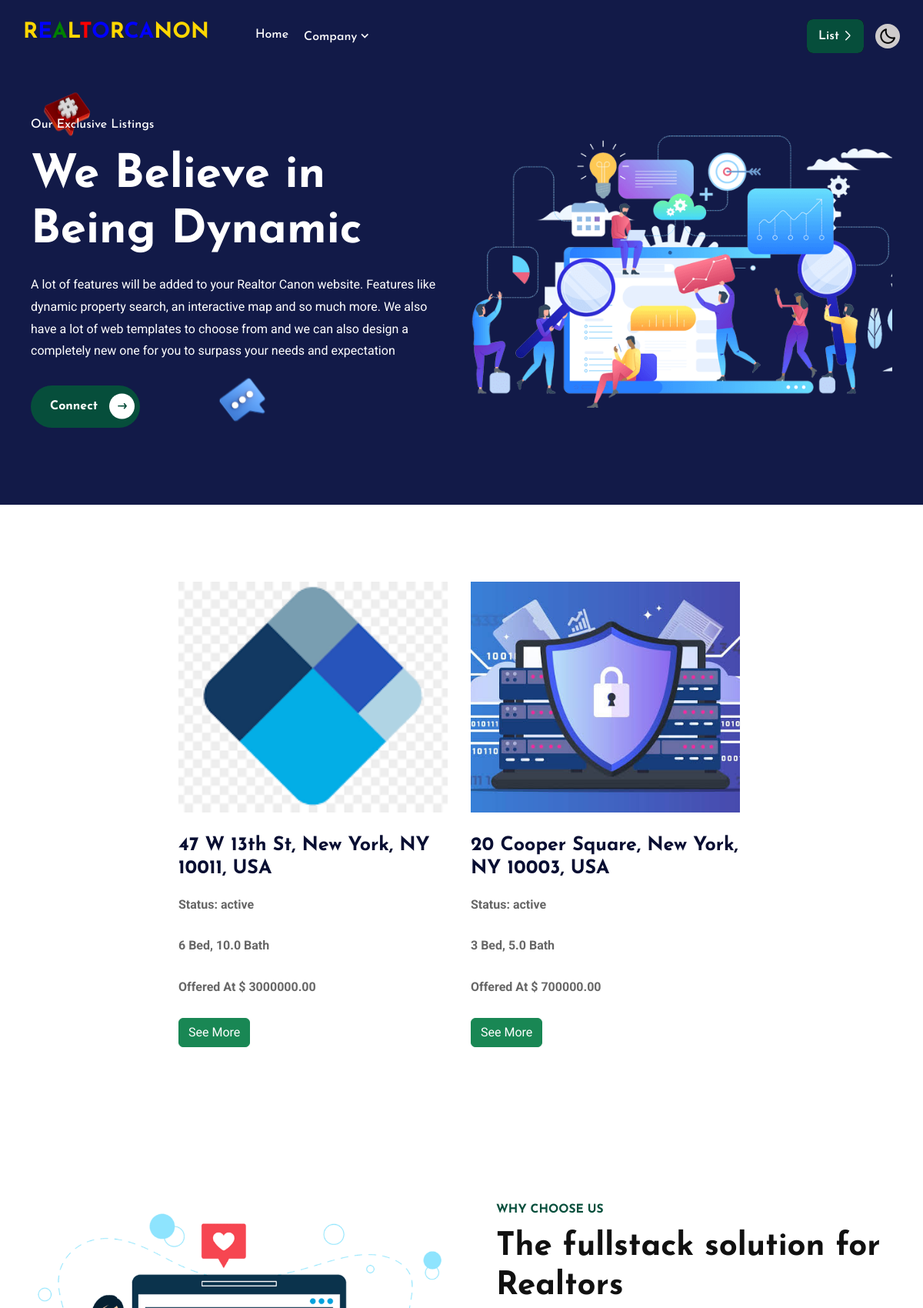
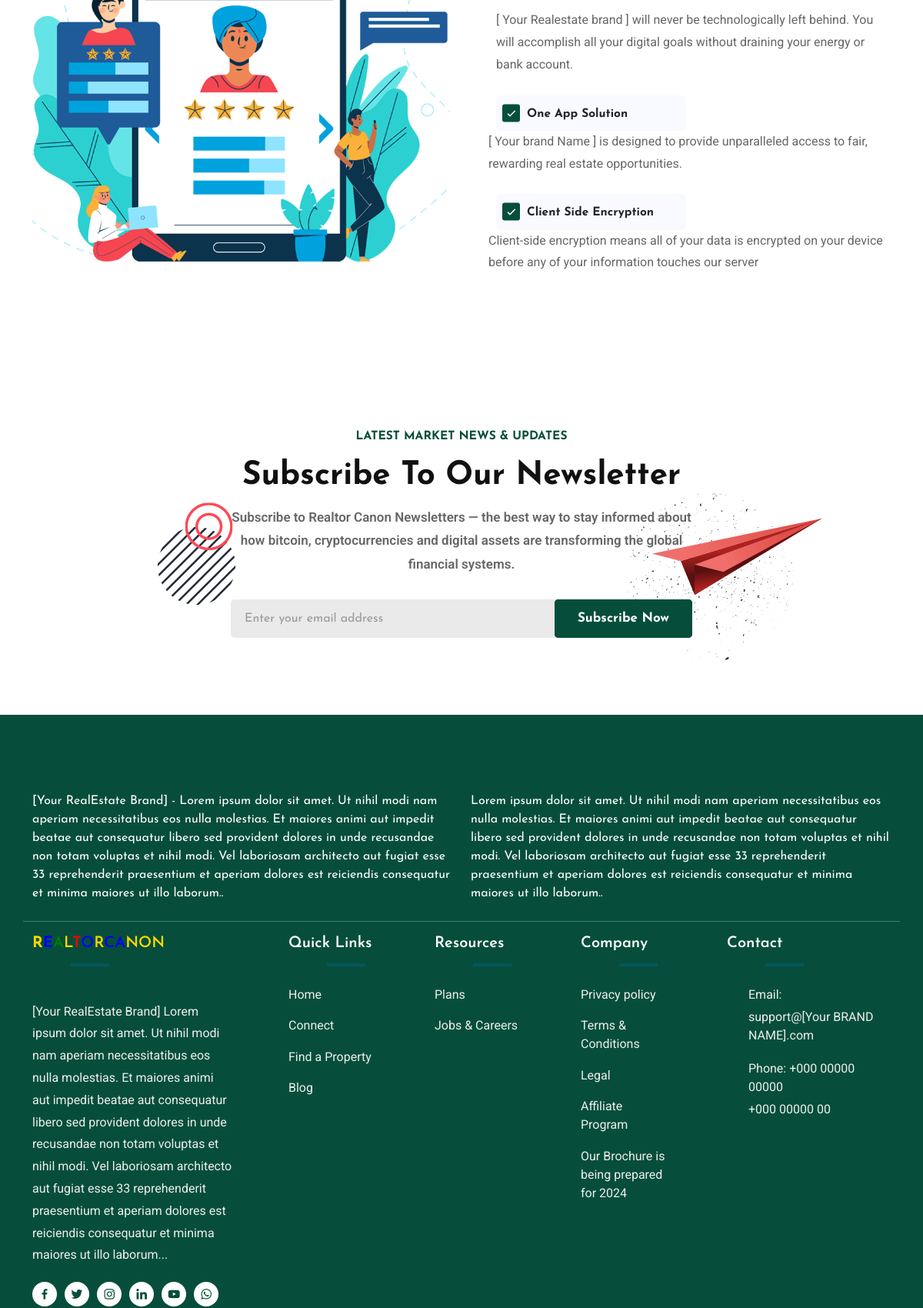
Screenshot of /property/ (upper part) with the database file from the repository (2 pictures, top to bottom).
### realtorcanonapp/models.py (models this page shows, shortened)
class Property(models.Model):
	agent= models.ForeignKey(Agent, on_delete=models.CASCADE)
	title= models.CharField(max_length=200, null=True, blank=True)
	description= models.TextField(max_length=200, null=True, blank=True)
	price= models.DecimalField(max_digits=12, decimal_places=2, null=True, blank=True)
	location= models.CharField(max_length=100, null=True, blank=True)
	bedrooms= models.IntegerField()
	bathrooms= models.DecimalField(max_digits=4, decimal_places=1)
	sqft= models.IntegerField()
	image= models.ImageField(upload_to='images/')
	is_published= models.BooleanField(default=True)
	list_date= models.DateTimeField(auto_now_add=True)
	category= models.ForeignKey(PropertyCategory, on_delete=models.SET_NULL, null=True)
	features= models.ForeignKey(PropertyFeature, on_delete=models.SET_NULL, null=True)
	status= models.CharField(max_length=20, choices=[
		('active', 'Active'),
		('pending', 'Pending'),
		('sold', 'Sold'),
		('expired', 'Expired'),
		], default='active')

### realtorcanonapp/views.py (the view)
# urls.py: path('property/', views.property, name="property"),
def property(request):
	properties= Property.objects.all()
	context={'properties':properties, }
	return render(request, 'realtorcanonapp/property.html', context)

### realtorcanonapp/templates/realtorcanonapp/property.html (shortened to what this page needs)
<!doctype html>
<html lang="zxx">
   <head>
      <link rel="stylesheet" href="/static/assets/css/bootstrap.min.css">
      <link rel="stylesheet" href="/static/assets/css/flaticon.css">
      <link rel="stylesheet" href="/static/assets/css/animate.min.css">
      <link rel="stylesheet" href="/static/assets/css/owl.carousel.min.css">
      <link rel="stylesheet" href="/static/assets/css/owl.theme.default.min.css">
      <link rel="stylesheet" href="/static/assets/css/boxicons.min.css">
      <link rel="stylesheet" href="/static/assets/css/meanmenu.min.css">
      <link rel="stylesheet" href="/static/assets/css/nice-select.min.css">
      <link rel="stylesheet" href="/static/assets/css/fancybox.min.css">
      <link rel="stylesheet" href="/static/assets/css/odometer.min.css">
      <link rel="stylesheet" href="/static/assets/css/magnific-popup.min.css">
      <link rel="stylesheet" href="/static/assets/css/style.css">
      <link rel="stylesheet" href="/static/assets/css/dark.css">
      <link rel="stylesheet" href="/static/assets/css/responsive.css">
   </head>
   </head>
   <body class="data-science-color-css">
      <div class="navbar-area navbar-area-with-data-science">
         <div class="dibiz-nav">
            <div class="container-fluid">
               <nav class="navbar navbar-expand-md navbar-light">
                  <a class="navbar-brand" href="{% url 'home' %}">
                     <h3><span style="color:gold !important; font-weight: bold;">R</span><span style="color:blue !important; font-weight: bold;">E</span><span style="color:green !important">A</span><span style="color:gold !important">L</span><span style="color:red !important">T</span><span style="color:blue !important">O</span><span style="color:gold !important">R</span><span style="color:blue !important">CA</span><span style="color:gold !important">NON</span></h3>
                  </a>
                  <div class="collapse navbar-collapse mean-menu">
                     <ul class="navbar-nav">
                        <li class="nav-item"><a href="{% url 'home' %}" class="nav-link">Home</a></li>
                        <li class="nav-item">
                           <a href="#" class="nav-link">Company <i class='bx bx-chevron-down'></i></a>
                        </li>
                     </ul>
                     <div class="others-option d-flex align-items-center">
                        <div class="option-item">
                           <a href="{% url 'contact' %}" class="default-btn">List<i class='flaticon-chevron'></i></a>
                        </div>
                        <div class="option-item">
                           <div class="switch-box">
                              <label id="switch" class="switch">
                              <span class="slider round"></span>
                              </label>
                           </div>
                        </div>
                     </div>
                  </div>
               </nav>
            </div>
         </div>
      </div>
      <section class="new-main-banner-area">
         <div class="container-fluid">
            <div class="row align-items-center">
               <div class="col-lg-6 col-md-12">
                  <div class="new-main-banner-content">
                     <span class="sub-title wow animate__animated animate__fadeInLeft" data-wow-delay="00ms" data-wow-duration="1000ms" style = "color:white;">Our Exclusive Listings</span>
                     <h1 class="wow animate__animated animate__fadeInLeft" data-wow-delay="00ms" data-wow-duration="1000ms" style = "color:white;">We Believe in Being Dynamic</h1>
                     <p class="wow animate__animated animate__fadeInLeft" data-wow-delay="200ms" data-wow-duration="1000ms" style = "color:white;">A lot of features will be added to your Realtor Canon website. Features like dynamic property search, an interactive map and so much more. We also have a lot of web templates to choose from and we can also design a completely new one for you to surpass your needs and expectation</p>
                     <div class="btn-box wow animate__animated animate__fadeInLeft" data-wow-delay="300ms" data-wow-duration="1000ms">
                        <a href="{% url 'contact' %}" class="default-btn-with-radius">Connect <i class="flaticon-next-button"></i></a>
                     </div>
                  </div>
               </div>
               <div class="col-lg-6 col-md-12">
                  <div class="new-main-banner-image wow animate__animated animate__fadeInRight" data-wow-delay="300ms" data-wow-duration="1000ms">
                     <img src="/static/images/seo.png" alt="image">
                  </div>
               </div>
            </div>
         </div>
         <div class="new-main-banner-shape-1">
            <img src="/static/assets/img/more-home/banner/shape-1.png" alt="image">
         </div>
         <div class="new-main-banner-shape-2">
            <img src="/static/assets/img/more-home/banner/shape-2.png" alt="image">
         </div>
      </section>
      <div class="dibiz-features-area pt-100 pb-75">
         <div class="container">
            <div class="row justify-content-center">
               {% for i in properties %}
               <div class="col-lg-4 col-sm-6">
                  <div class="dibiz-features-card wow animate__animated animate__fadeInUp" data-wow-delay="300ms" data-wow-duration="1000ms">
                     <div class="features-image">
                        <a href="#"><img src="/images/{{i.image}}" alt="image" style = "height:300px; object-fit:cover;"></a>
                     </div>
                     <h3>
                        <a href="#">{{i.location}}</a>
                     </h3>
                     <p style="font-weight: bold;">Status: {{i.status}}</p>
                     <p style="font-weight: bold;">{{i.bedrooms}} Bed, {{i.bathrooms}} Bath</p>
                     <p style="font-weight: bold;">Offered At $ {{i.price}}</p>
                     <p><a class="btn btn-success" href="{% url 'propertyInfo' i.id %}">See More</a></p>
                  </div>
               </div>
               {% endfor %}
            </div>
         </div>
      </div>
      <section class="overview-area ptb-100">
         <div class="container">
            <div class="overview-box">
               <div class="overview-image">
                  <div class="image">
                     <img src="/static/assets/img/services/services-img2.png" alt="image">
                  </div>
               </div>
               <div class="overview-content">
                  <div class="content right-content">
                     <span class="sub-title">Why Choose Us</span>
                     <h2>The fullstack solution for Realtors</h2>
                     <p>[ Your Realestate brand  ] will never be technologically left behind. You will accomplish all your digital goals without draining your energy or bank account.</p>
                     <ul class="features-list">
                        <li><span><i class='bx bx-check'></i> One App Solution</span></li>
                        <p>[ Your brand Name ] is designed to provide unparalleled access to fair, rewarding real estate opportunities.</p>
                        <li><span><i class='bx bx-check'></i> Client Side Encryption</span></li>
                        <p>Client-side encryption means all of your data is encrypted on your device before any of your information touches our server</p>
                     </ul>
                  </div>
               </div>
            </div>
         </div>
      </section>
      <section class="subscribe-area ptb-100">
         <div class="container">
            <div class="subscribe-content">
               <span class="sub-title">Latest Market News & Updates</span>
               <h2>Subscribe To Our Newsletter</h2>
               <p>Subscribe to Realtor Canon Newsletters — the best way to stay informed about how bitcoin, cryptocurrencies and digital assets are transforming the global financial systems.</p>
               <form action="" class="newsletter-form" data-bs-toggle="validator" method="post" accept-charset="utf-8">
                  <input type="text" class="input-newsletter" placeholder="Enter your email address" name="EMAIL" required autocomplete="off" required>
                  <button type="submit" class="default-btn">Subscribe Now</button>
               </form>
            </div>
         </div>
         <div class="shape9"><img src="/static/assets/img/shape/shape9.png" alt="image"></div>
         <div class="shape10"><img src="/static/assets/img/shape/shape10.png" alt="image"></div>
         <div class="shape11"><img src="/static/assets/img/shape/shape11.png" alt="image"></div>
         <div class="shape12"><img src="/static/assets/img/shape/shape12.png" alt="image"></div>
      </section>
      <footer class="footer-area ds-footer-area">
         <div class="container">
            <div class="row">
               <div class = "col-lg-6" style = "color:white;">
                  [Your RealEstate Brand] - Lorem ipsum dolor sit amet. Ut nihil modi nam aperiam necessitatibus eos nulla molestias. Et maiores animi aut impedit beatae aut consequatur libero sed provident dolores in unde recusandae non totam voluptas et nihil modi. Vel laboriosam architecto aut fugiat esse 33 reprehenderit praesentium et aperiam dolores est reiciendis consequatur et minima maiores ut illo laborum..
               </div>
               <div class = "col-lg-6" style = "color:white;">
                  Lorem ipsum dolor sit amet. Ut nihil modi nam aperiam necessitatibus eos nulla molestias. Et maiores animi aut impedit beatae aut consequatur libero sed provident dolores in unde recusandae non totam voluptas et nihil modi. Vel laboriosam architecto aut fugiat esse 33 reprehenderit praesentium et aperiam dolores est reiciendis consequatur et minima maiores ut illo laborum..
                  <br/><br/>
               </div>
               <br/>
               <hr style = "color:white;"/>
               <div class="col-lg-3 col-md-6 col-sm-6">
                  <div class="single-footer-widget">
                     <a href="{% url 'home' %}" class="logo">
                        <h3><span style="color:gold !important; font-weight: bold;">R</span><span style="color:blue !important; font-weight: bold;">E</span><span style="color:green !important">A</span><span style="color:gold !important">L</span><span style="color:red !important">T</span><span style="color:blue !important">O</span><span style="color:gold !important">R</span><span style="color:blue !important">CA</span><span style="color:gold !important">NON</span></h3>
                     </a>
                     <p>[Your RealEstate Brand] Lorem ipsum dolor sit amet. Ut nihil modi nam aperiam necessitatibus eos nulla molestias. Et maiores animi aut impedit beatae aut consequatur libero sed provident dolores in unde recusandae non totam voluptas et nihil modi. Vel laboriosam architecto aut fugiat esse 33 reprehenderit praesentium et aperiam dolores est reiciendis consequatur et minima maiores ut illo laborum... </p>
                     <ul class="social-link">
                        <li><a href="" class="d-block" target="_blank"><i class="bx bxl-facebook"></i></a></li>
                        <li><a href="" class="d-block" target="_blank"><i class="bx bxl-twitter"></i></a></li>
                        <li><a href="" class="d-block" target="_blank"><i class="bx bxl-instagram"></i></a></li>
                        <li><a href="" class="d-block" target="_blank"><i class="bx bxl-linkedin"></i></a></li>
                        <li><a href="" class="d-block" target="_blank"><i class="bx bxl-youtube"></i></a></li>
                        <li><a href="https://wa.me/" class="d-block" target="_blank"><i class="bx bxl-whatsapp"></i></a></li>
                     </ul>
                  </div>
               </div>
               <div class="col-lg-2 col-md-6 col-sm-6">
                  <div class="single-footer-widget ps-5">
                     <h3>Quick Links</h3>
                     <ul class="footer-links-list">
                        <li><a href="{% url 'home' %">Home</a></li>
                        <li><a href="{% url 'contact' %}">Connect</a></li>
                        <li><a href="{% url 'property' %}">Find a Property</a></li>
                        <li><a href="">Blog</a></li>
                     </ul>
                  </div>
               </div>
               <div class="col-lg-2 col-md-6 col-sm-6">
                  <div class="single-footer-widget ps-5">
                     <h3>Resources</h3>
                     <ul class="footer-links-list">
                        <li><a href="">Plans</a></li>
                        <li><a href="">Jobs & Careers</a></li>
                     </ul>
                  </div>
               </div>
               <div class="col-lg-2 col-md-6 col-sm-6">
                  <div class="single-footer-widget ps-5">
                     <h3>Company</h3>
                     <ul class="footer-links-list">
                        <li><a href="">Privacy policy</a></li>
                        <li><a href="">Terms & Conditions</a></li>
                        <li><a href="">Legal</a></li>
                        <li><a href="">Affiliate Program</a></li>
                        <li><a href="">Our Brochure is being prepared for 2024</a></li>
                     </ul>
                  </div>
               </div>
               <div class="col-lg-3 col-md-6 col-sm-6">
                  <div class="single-footer-widget ps-5">
                     <h3>Contact</h3>
                     <ul class="footer-contact-info">
                        <li>
                           <i class="bx bx-envelope"></i>
                           <span>Email:</span>
                           <a href="mailto:"><span class="__cf_email__" data-cfemail="b3dbd6dfdfdcf3d7dad1dac99dd0dcde">support@[Your BRAND NAME].com</span></a>
                        </li>
                        <li>
                           <i class="bx bxs-phone"></i>
                           <span>Phone: +000 00000 00000</span>
                           <a href="tell:+">+000 00000 00</a>
                        </li>
                     </ul>
                  </div>
               </div>
            </div>
         </div>
      </footer>
   </body>
</html>

### static/assets/css/dark.css (style rules this page uses)
.switch-box .switch { position: relative; display: inline-block; width: 32px; height: 32px; top: -4px; }
.switch-box .slider { position: absolute; cursor: pointer; top: 0; left: 0; right: 0; bottom: 0; background: #cecbcb; -webkit-transition: 0.4s; transition: 0.4s; }
.switch-box .slider:before { position: absolute; content: "\ec34"; font-family: "boxicons" !important; color: #000000; font-size: 24px; text-align: center; top: -1px; left: 4px; -webkit-transition: 0.4s; transition: 0.4s; }
.switch-box input:checked + .slider { background-color: #cecbcb; }
.switch-box input:checked + .slider:before { content: "\eb94"; color: #000000; }
.switch-box .slider.round { border-radius: 50px; }
.switch-box .slider.round:before { border-radius: 50%; }

### rows the page displays
Property: image (picture), location "47 W 13th St, New York, NY 10011, USA", status "active", bedrooms "6", bathrooms "10.0", price "3000000.00"
Property: image (picture), location "20 Cooper Square, New York, NY 10003, USA", status "active", bedrooms "3", bathrooms "5.0", price "700000.00"
